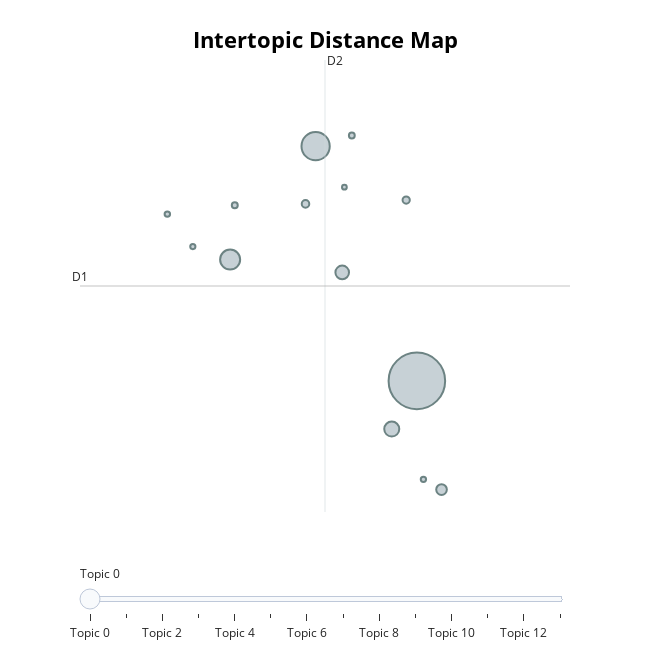

Notebook cell for this chart:
### Code cell
topic_model.visualize_topics()

### Figure 1 — Plotly figure (JSON) as saved in the notebook; plotly's stock layout.template omitted (floating-point values rounded to 4 significant figures)
{"data": [{"customdata": [[0, "proposed | project | exhibit | provide | resources", 2249], [1, "permit | preliminary permit | preliminary | permit application | preliminary permit application", 561], [2, "additional information | deficiencies | additional | information | date", 282], [3, "drawings | drawing | exhibit drawings | ordering | ordering paragraph", 159], [4, "pumped | pumped storage | storage | storage project | pumped storage project", 130], [5, "tidal | tidal energy | energy project | energy | permit", 80], [6, "conduit | conduit exemption | exemption | conduit exemption application | facility", 40], [7, "hydropower administration compliance | administration compliance | division hydropower administration | hydropower administration | administration", 37], [8, "corporation | florida | ee | filing fee | fl", 25], [9, "power canal | illustration | skelly | structure | clean river power", 24], [10, "incident | compliance | article | licensee | headpond", 21], [11, "proposed barge | barge | transmission | infrastructure | transmission infrastructure", 20], [12, "forge | farm | applications | fws | agencies", 19], [13, "requires application identify | quarry | identify providing | identify providing names | application identify providing", 16]], "hovertemplate": "<b>Topic %{customdata[0]}</b><br>%{customdata[1]}<br>Size: %{customdata[2]}", "legendgroup": "", "marker": {"color": "#B0BEC5", "line": {"color": "DarkSlateGrey", "width": 2}, "size": [2249, 561, 282, 159, 130, 80, 40, 37, 25, 24, 21, 20, 19, 16], "sizemode": "area", "sizeref": 1.406, "symbol": "circle"}, "mode": "markers", "name": "", "orientation": "v", "showlegend": false, "type": "scatter", "x": [13.84, 12.15, 10.73, 13.42, 12.6, 14.25, 11.98, 13.66, 10.81, 12.76, 9.686, 13.95, 10.11, 12.63], "xaxis": "x", "y": [2.173, 4.148, 3.194, 1.768, 3.085, 1.258, 3.662, 3.694, 3.651, 4.237, 3.576, 1.344, 3.303, 3.802], "yaxis": "y"}], "layout": {"annotations": [{"showarrow": false, "text": "D1", "x": 8.233, "y": 2.971, "yshift": 10}, {"showarrow": false, "text": "D2", "x": 12.31, "xshift": 10, "y": 4.873}], "height": 650, "hoverlabel": {"bgcolor": "white", "font": {"family": "Rockwell", "size": 16}}, "legend": {"itemsizing": "constant", "tracegroupgap": 0}, "margin": {"t": 60}, "shapes": [{"line": {"color": "#CFD8DC", "width": 2}, "type": "line", "x0": 12.31, "x1": 12.31, "y0": 1.069, "y1": 4.873}, {"line": {"color": "#9E9E9E", "width": 2}, "type": "line", "x0": 8.233, "x1": 16.38, "y0": 2.971, "y1": 2.971}], "sliders": [{"active": 0, "pad": {"t": 50}, "steps": [{"args": [{"marker.color": [["red", "#B0BEC5", "#B0BEC5", "#B0BEC5", "#B0BEC5", "#B0BEC5", "#B0BEC5", "#B0BEC5", "#B0BEC5", "#B0BEC5", "#B0BEC5", "#B0BEC5", "#B0BEC5", "#B0BEC5"]]}], "label": "Topic 0", "method": "update"}, {"args": [{"marker.color": [["#B0BEC5", "red", "#B0BEC5", "#B0BEC5", "#B0BEC5", "#B0BEC5", "#B0BEC5", "#B0BEC5", "#B0BEC5", "#B0BEC5", "#B0BEC5", "#B0BEC5", "#B0BEC5", "#B0BEC5"]]}], "label": "Topic 1", "method": "update"}, {"args": [{"marker.color": [["#B0BEC5", "#B0BEC5", "red", "#B0BEC5", "#B0BEC5", "#B0BEC5", "#B0BEC5", "#B0BEC5", "#B0BEC5", "#B0BEC5", "#B0BEC5", "#B0BEC5", "#B0BEC5", "#B0BEC5"]]}], "label": "Topic 2", "method": "update"}, {"args": [{"marker.color": [["#B0BEC5", "#B0BEC5", "#B0BEC5", "red", "#B0BEC5", "#B0BEC5", "#B0BEC5", "#B0BEC5", "#B0BEC5", "#B0BEC5", "#B0BEC5", "#B0BEC5", "#B0BEC5", "#B0BEC5"]]}], "label": "Topic 3", "method": "update"}, {"args": [{"marker.color": [["#B0BEC5", "#B0BEC5", "#B0BEC5", "#B0BEC5", "red", "#B0BEC5", "#B0BEC5", "#B0BEC5", "#B0BEC5", "#B0BEC5", "#B0BEC5", "#B0BEC5", "#B0BEC5", "#B0BEC5"]]}], "label": "Topic 4", "method": "update"}, {"args": [{"marker.color": [["#B0BEC5", "#B0BEC5", "#B0BEC5", "#B0BEC5", "#B0BEC5", "red", "#B0BEC5", "#B0BEC5", "#B0BEC5", "#B0BEC5", "#B0BEC5", "#B0BEC5", "#B0BEC5", "#B0BEC5"]]}], "label": "Topic 5", "method": "update"}, {"args": [{"marker.color": [["#B0BEC5", "#B0BEC5", "#B0BEC5", "#B0BEC5", "#B0BEC5", "#B0BEC5", "red", "#B0BEC5", "#B0BEC5", "#B0BEC5", "#B0BEC5", "#B0BEC5", "#B0BEC5", "#B0BEC5"]]}], "label": "Topic 6", "method": "update"}, {"args": [{"marker.color": [["#B0BEC5", "#B0BEC5", "#B0BEC5", "#B0BEC5", "#B0BEC5", "#B0BEC5", "#B0BEC5", "red", "#B0BEC5", "#B0BEC5", "#B0BEC5", "#B0BEC5", "#B0BEC5", "#B0BEC5"]]}], "label": "Topic 7", "method": "update"}, {"args": [{"marker.color": [["#B0BEC5", "#B0BEC5", "#B0BEC5", "#B0BEC5", "#B0BEC5", "#B0BEC5", "#B0BEC5", "#B0BEC5", "red", "#B0BEC5", "#B0BEC5", "#B0BEC5", "#B0BEC5", "#B0BEC5"]]}], "label": "Topic 8", "method": "update"}, {"args": [{"marker.color": [["#B0BEC5", "#B0BEC5", "#B0BEC5", "#B0BEC5", "#B0BEC5", "#B0BEC5", "#B0BEC5", "#B0BEC5", "#B0BEC5", "red", "#B0BEC5", "#B0BEC5", "#B0BEC5", "#B0BEC5"]]}], "label": "Topic 9", "method": "update"}, {"args": [{"marker.color": [["#B0BEC5", "#B0BEC5", "#B0BEC5", "#B0BEC5", "#B0BEC5", "#B0BEC5", "#B0BEC5", "#B0BEC5", "#B0BEC5", "#B0BEC5", "red", "#B0BEC5", "#B0BEC5", "#B0BEC5"]]}], "label": "Topic 10", "method": "update"}, {"args": [{"marker.color": [["#B0BEC5", "#B0BEC5", "#B0BEC5", "#B0BEC5", "#B0BEC5", "#B0BEC5", "#B0BEC5", "#B0BEC5", "#B0BEC5", "#B0BEC5", "#B0BEC5", "red", "#B0BEC5", "#B0BEC5"]]}], "label": "Topic 11", "method": "update"}, {"args": [{"marker.color": [["#B0BEC5", "#B0BEC5", "#B0BEC5", "#B0BEC5", "#B0BEC5", "#B0BEC5", "#B0BEC5", "#B0BEC5", "#B0BEC5", "#B0BEC5", "#B0BEC5", "#B0BEC5", "red", "#B0BEC5"]]}], "label": "Topic 12", "method": "update"}, {"args": [{"marker.color": [["#B0BEC5", "#B0BEC5", "#B0BEC5", "#B0BEC5", "#B0BEC5", "#B0BEC5", "#B0BEC5", "#B0BEC5", "#B0BEC5", "#B0BEC5", "#B0BEC5", "#B0BEC5", "#B0BEC5", "red"]]}], "label": "Topic 13", "method": "update"}]}], "title": {"font": {"color": "Black", "size": 22}, "text": "<b>Intertopic Distance Map</b>", "x": 0.5, "xanchor": "center", "y": 0.95, "yanchor": "top"}, "width": 650, "xaxis": {"anchor": "y", "domain": [0, 1], "range": [8.233, 16.38], "title": {"text": ""}, "visible": false}, "yaxis": {"anchor": "x", "domain": [0, 1], "range": [1.069, 4.873], "title": {"text": ""}, "visible": false}}}
